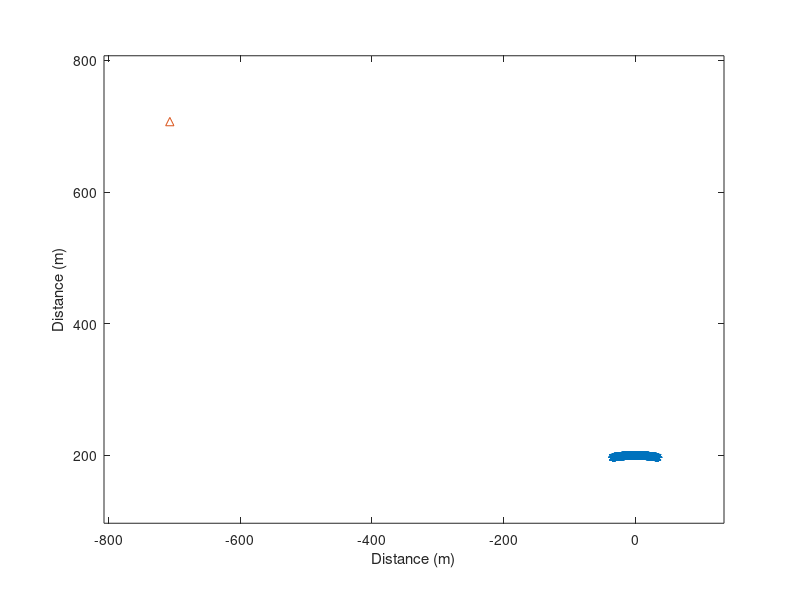
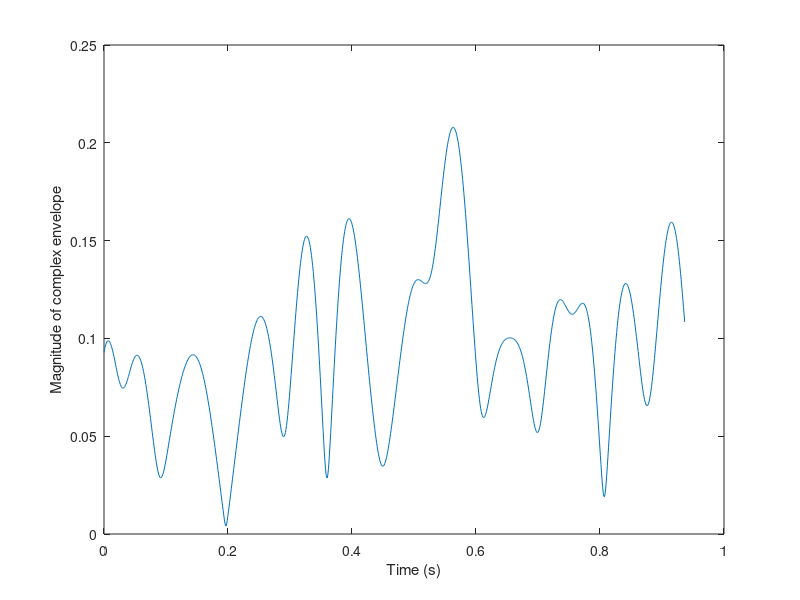
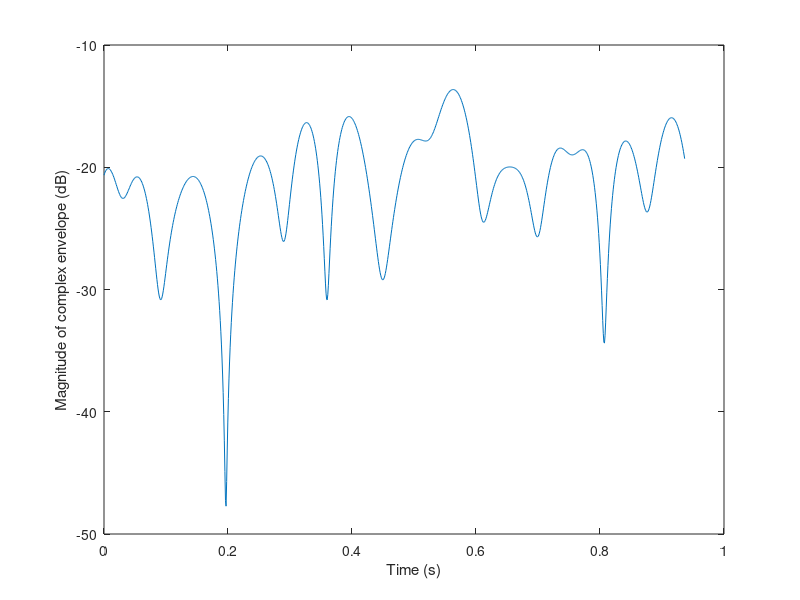
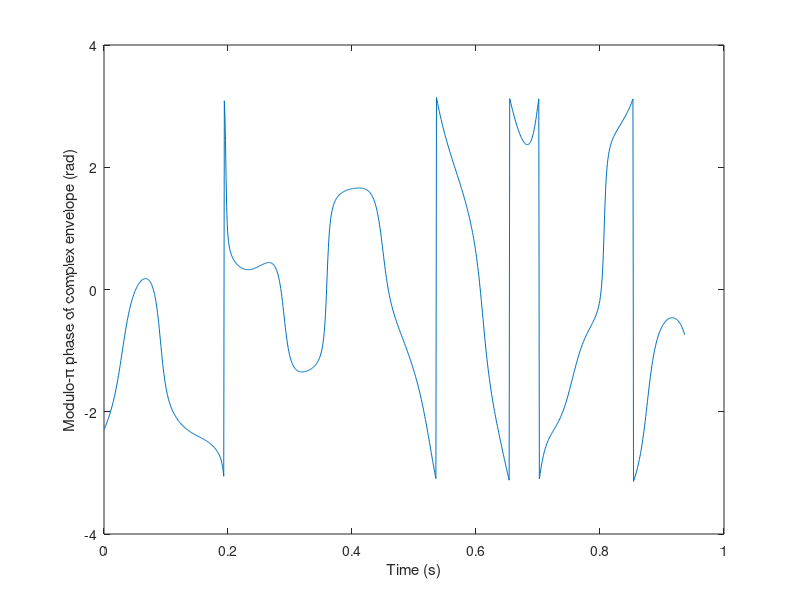

The MATLAB source for these figures, in order:
%
% project512 width +/-10 degree, direction 90 degree
%
% Initialize ============================================================
clear
close all
clc
% basic inputs ==========================================================

fc=2000;         % MHz  Carrier frequency
F=16;             % sampling rate: fraction of wave length
V=10;            %  m/s MS1 speed 
NFFT=1024;       % Number of points in FFT
Nsamples=1000;   % Number of samples 
NSC=1000;        % Number of scatterers
avPower=-20;     % sigma^2  Raverage power

% geometry inputs ========================================================

dBS=1000;     
angleBS=135;
BSx=dBS*cosd(angleBS) % location of transmitter (BS) x-coordinate
BSy=dBS*sind(angleBS)  % location of transmitter (BS) y-coordinate

% locations of point scatterers =========================================

minalpha=80;    % -10
maxalpha=100;   % +10


D=200;                        % radius from origin
% alpha=rand(NSC,1)*360;        % random draw of angles of arrival
alpha=rand(NSC,1)*(maxalpha-minalpha)+minalpha;        % random draw of angles of arrival

SCx=D.*cosd(alpha);
SCy=D.*sind(alpha);

figure,plot(SCx,SCy,'*', BSx,BSy,'^'), hold on

% indirect parameters ===================================================
lambdac=300/fc;    % m wavelength
Dx=lambdac/F;      % m sampling spacing 
ts=Dx/V;          % s time sampling interval
fs=1/ts;           % Hz sampling frequency
kc=2*pi/lambdac;   % propagation constant

a=sqrt(10.^(avPower/10)/NSC)  % magnitude of echoes
sigma=sqrt(0.5*10.^(avPower/10))     % Rayleigh parameter

fm=V/lambdac                % max Doppler shift


timeaxis=ts.*[0:Nsamples-1];

MS0=-V*timeaxis(end)/2;        % initial location of receiver (MS) x-coordinate

MSx=MS0+V.*timeaxis;  % MS route along x-axis
MSy=zeros(Nsamples,1);  % MS route along x-axis (y=0)
plot(MSx,MSy,'r')
xlabel('Distance (m)');
ylabel('Distance (m)');

MINx=min(min(BSx, SCx))-100;
MAXx=max(max(BSx, SCx))+100;
MINy=min(min(min(BSy, SCy)))-100;
MAXy=max(max(max(BSy, SCy)))+100;
axis([MINx MAXx MINy MAXy])
axis equal

% calculate distance matrix =============================================
distBSSC=sqrt((BSx-SCx).^2+(BSy-SCy).^2);

distBSSCext=repmat(distBSSC,1,Nsamples);

distSCMS=zeros(NSC,Nsamples);
for ii=1:Nsamples
    distSCMS(:,ii)=sqrt((SCx-MSx(ii)).^2+SCy.^2);
end

distBSSCMS=distBSSCext+distSCMS;

% calculate complex envelope ===========================================
ray=a*exp(-j*kc*distBSSCMS);
r=sum(ray);

% plot amplitude and phase =============================================
figure,plot(timeaxis,abs(r))
xlabel('Time (s)')
ylabel('Magnitude of complex envelope')

figure,plot(timeaxis,20*log10(abs(r)))
xlabel('Time (s)')
ylabel('Magnitude of complex envelope (dB)')

figure,plot(timeaxis,angle(r))
xlabel('Time (s)')
ylabel('Modulo-\pi phase of complex envelope (rad)')

figure,plot(timeaxis,unwrap(angle(r)))
xlabel('Time (s)')
ylabel('Phase of complex envelope (rad)')

% plot normalized RF spectrum ===============================
spectrumr=fftshift((abs(fft(r,NFFT))).^2);
freqaxis=[0:NFFT-1]*fs/NFFT-fs/2;
%figure,plot(freqaxis,10*log10(spectrumr)-max(10*log10(spectrumr)))
figure,plot(freqaxis,spectrumr)
xlabel('Doppler shift (Hz)')
ylabel('Complex envelope spectrum');
